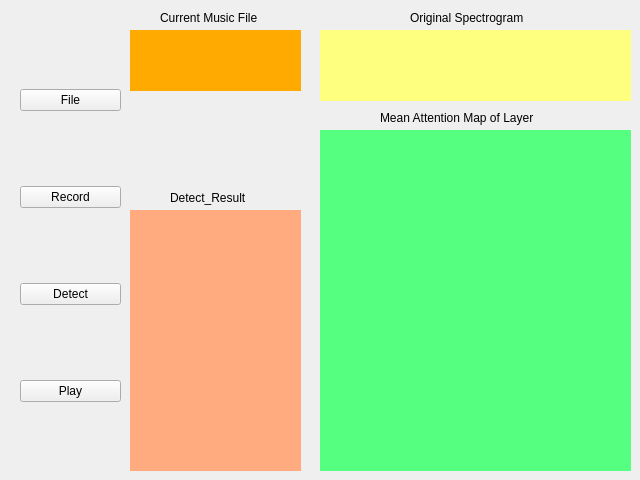
<?xml version="1.0" encoding="UTF-8"?>
<ui version="4.0">
 <class>Form</class>
 <widget class="QWidget" name="Form">
  <property name="geometry">
   <rect>
    <x>0</x>
    <y>0</y>
    <width>640</width>
    <height>480</height>
   </rect>
  </property>
  <property name="windowTitle">
   <string>刘子煜nb</string>
  </property>
  <widget class="QLabel" name="Detect_Name">
   <property name="geometry">
    <rect>
     <x>130</x>
     <y>210</y>
     <width>171</width>
     <height>261</height>
    </rect>
   </property>
   <property name="styleSheet">
    <string notr="true">background-color: rgb(255, 170, 127);</string>
   </property>
   <property name="text">
    <string/>
   </property>
  </widget>
  <widget class="QLabel" name="Origin">
   <property name="geometry">
    <rect>
     <x>320</x>
     <y>30</y>
     <width>311</width>
     <height>71</height>
    </rect>
   </property>
   <property name="styleSheet">
    <string notr="true">
background-color: rgb(255, 255, 127);</string>
   </property>
   <property name="text">
    <string/>
   </property>
  </widget>
  <widget class="QLabel" name="Layer">
   <property name="geometry">
    <rect>
     <x>320</x>
     <y>130</y>
     <width>311</width>
     <height>341</height>
    </rect>
   </property>
   <property name="styleSheet">
    <string notr="true">background-color: rgb(85, 255, 127);</string>
   </property>
   <property name="text">
    <string/>
   </property>
  </widget>
  <widget class="QWidget" name="layoutWidget">
   <property name="geometry">
    <rect>
     <x>20</x>
     <y>20</y>
     <width>101</width>
     <height>451</height>
    </rect>
   </property>
   <layout class="QVBoxLayout" name="verticalLayout" stretch="0,0,0,0">
    <item>
     <widget class="QPushButton" name="File">
      <property name="text">
       <string>File</string>
      </property>
     </widget>
    </item>
    <item>
     <widget class="QPushButton" name="Record">
      <property name="text">
       <string>Record</string>
      </property>
     </widget>
    </item>
    <item>
     <widget class="QPushButton" name="Detect_2">
      <property name="text">
       <string>Detect</string>
      </property>
     </widget>
    </item>
    <item>
     <widget class="QPushButton" name="Play">
      <property name="text">
       <string>Play</string>
      </property>
     </widget>
    </item>
   </layout>
  </widget>
  <widget class="QLabel" name="Original_Spect">
   <property name="geometry">
    <rect>
     <x>410</x>
     <y>10</y>
     <width>131</width>
     <height>16</height>
    </rect>
   </property>
   <property name="styleSheet">
    <string notr="true"/>
   </property>
   <property name="text">
    <string>Original Spectrogram</string>
   </property>
  </widget>
  <widget class="QLabel" name="Layer_map">
   <property name="geometry">
    <rect>
     <x>380</x>
     <y>110</y>
     <width>191</width>
     <height>16</height>
    </rect>
   </property>
   <property name="styleSheet">
    <string notr="true"/>
   </property>
   <property name="text">
    <string>Mean Attention Map of Layer</string>
   </property>
  </widget>
  <widget class="QLabel" name="label_3">
   <property name="geometry">
    <rect>
     <x>160</x>
     <y>10</y>
     <width>131</width>
     <height>16</height>
    </rect>
   </property>
   <property name="text">
    <string>Current Music File</string>
   </property>
  </widget>
  <widget class="QLabel" name="print_filename">
   <property name="geometry">
    <rect>
     <x>130</x>
     <y>30</y>
     <width>171</width>
     <height>61</height>
    </rect>
   </property>
   <property name="styleSheet">
    <string notr="true">background-color: rgb(255, 170, 0);</string>
   </property>
   <property name="text">
    <string/>
   </property>
  </widget>
  <widget class="QLabel" name="label">
   <property name="geometry">
    <rect>
     <x>170</x>
     <y>190</y>
     <width>101</width>
     <height>16</height>
    </rect>
   </property>
   <property name="text">
    <string>Detect_Result</string>
   </property>
  </widget>
 </widget>
 <resources/>
 <connections/>
</ui>
